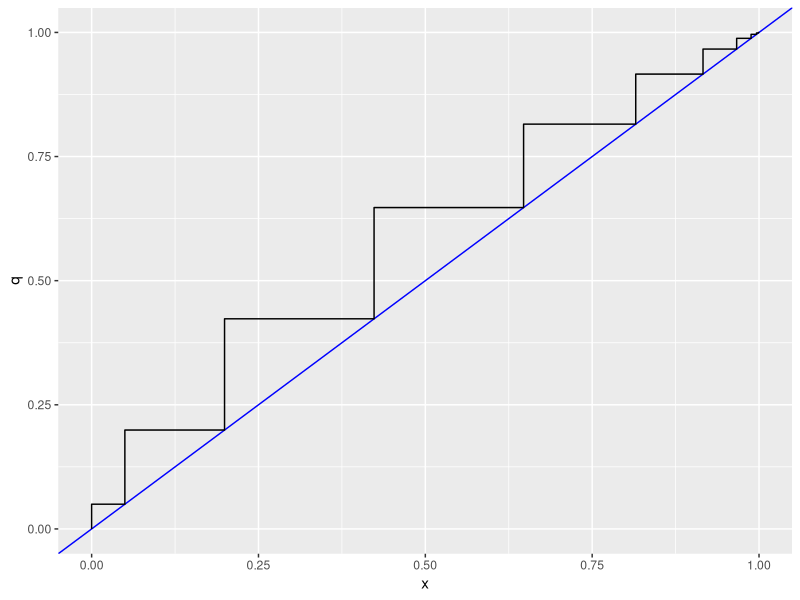
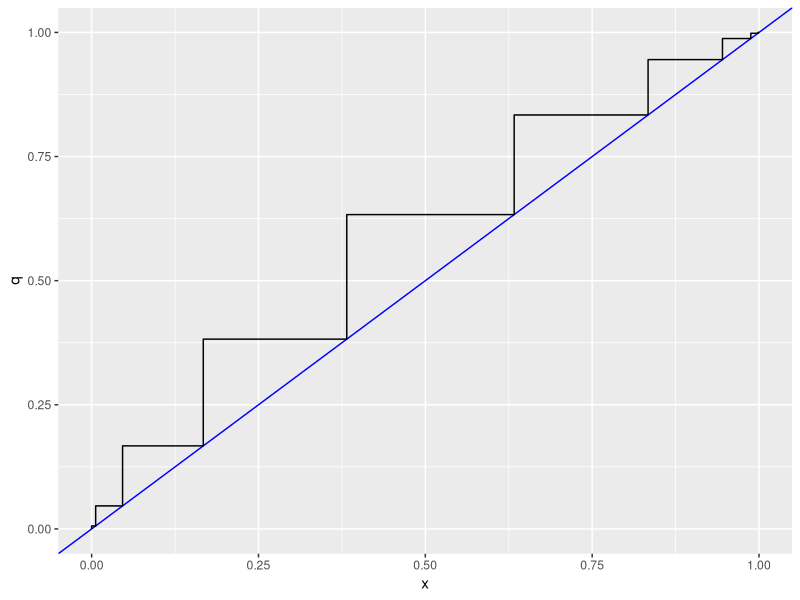
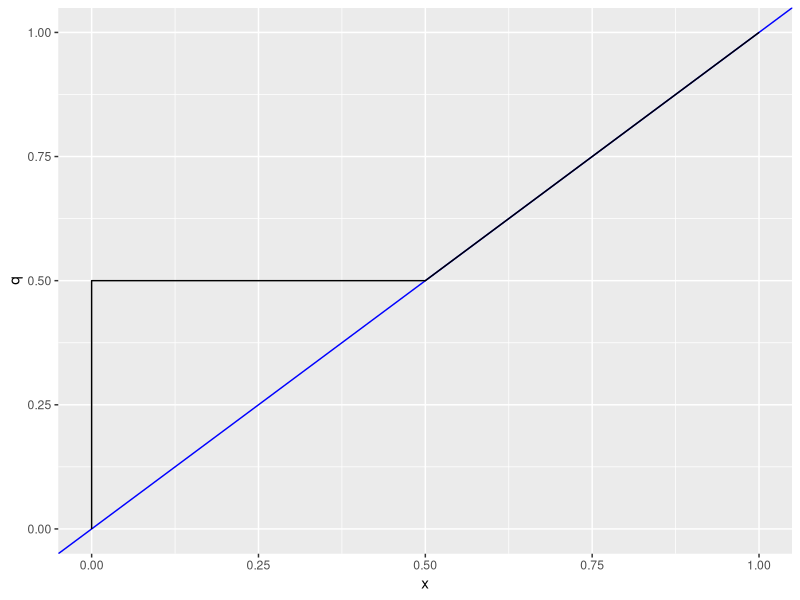
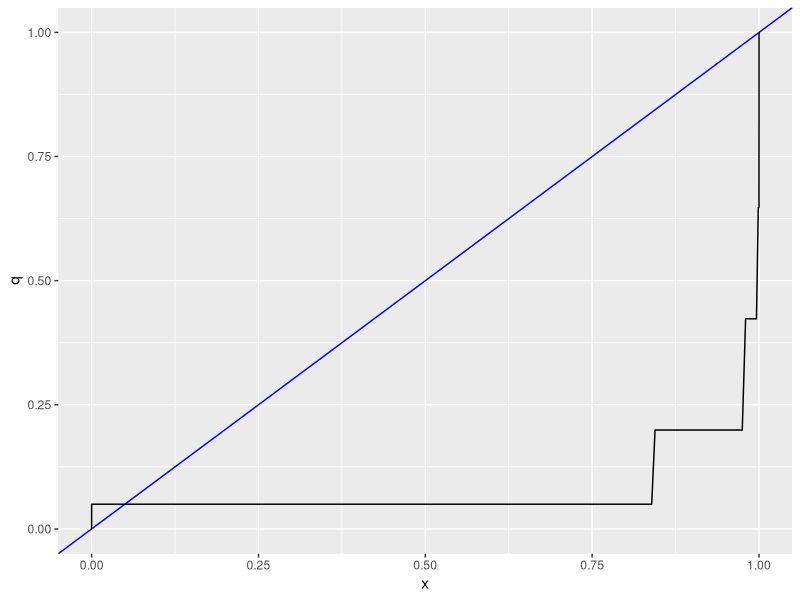
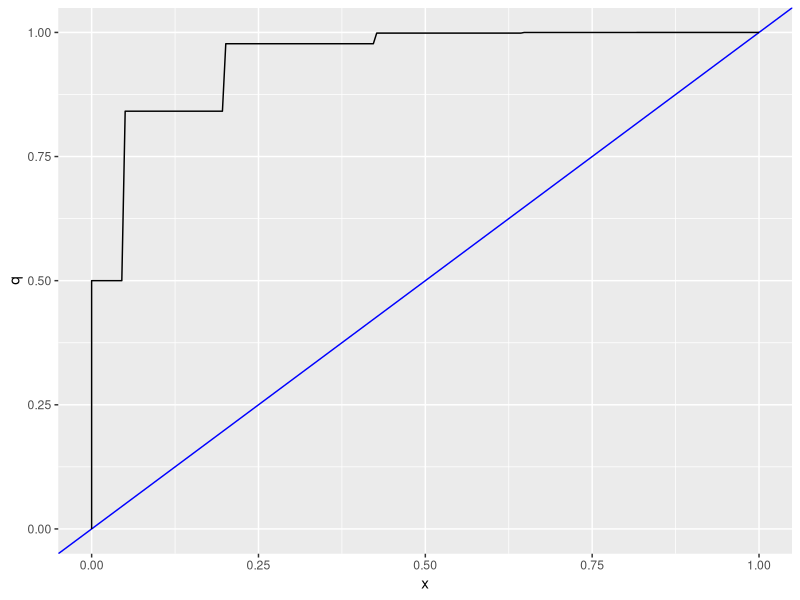
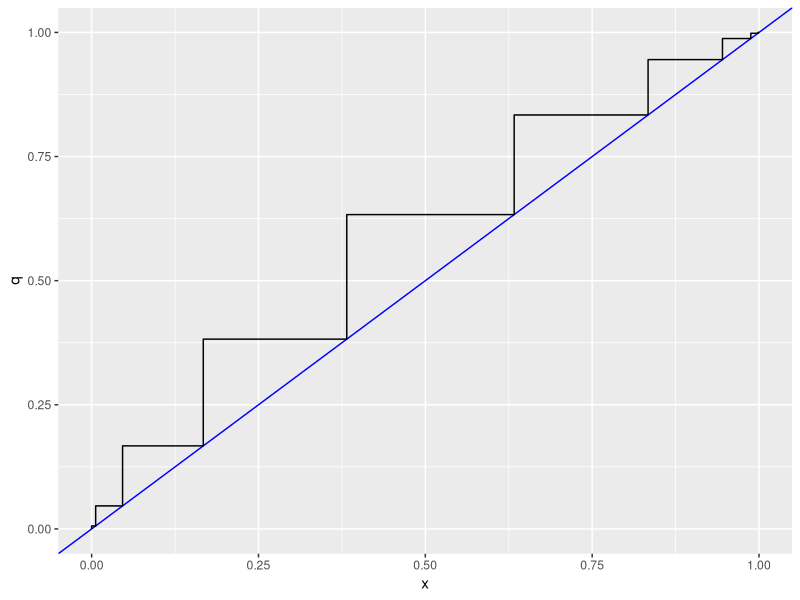
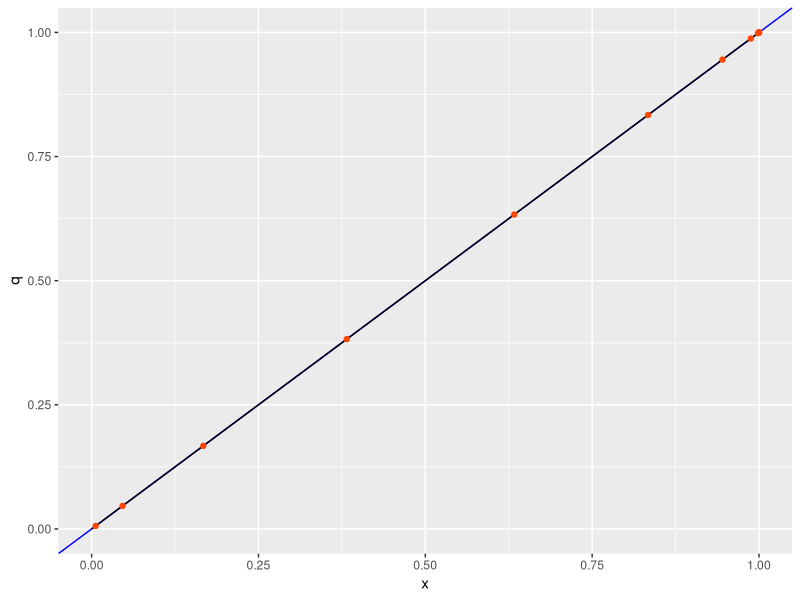
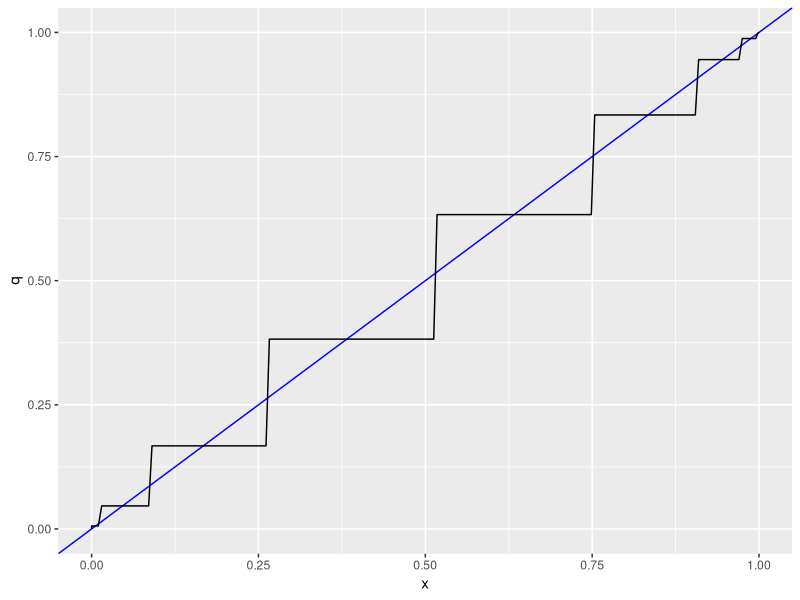

Recreate these plots in R, in order.
## ---- chunk 1
library(tidyverse)
## ---- chunk 2
plot_q <- function(pfunc, qfunc, ensure_vals, ..., p_args = list(), q_args = list()) {
  pfunc_wrap <- function(x) {
    do.call(pfunc, c(list(x), list(...), p_args))
  }
  qfunc_wrap <- function(p) {
    do.call(qfunc, c(list(p), list(...), q_args))
  }
  
  x_base <- pfunc_wrap(ensure_vals)
  df <- data.frame(x = c(seq(0,1, length.out = 200), x_base - 1e-5, x_base, x_base + 1e-5)) %>%
    filter(x >= 0, x <= 1) %>%
    mutate(q = pfunc_wrap(qfunc_wrap(x))) 
  
  df <- rbind(data.frame(x = 0, q = 0),
              df,
              data.frame(x = 1, q = 1))
  
  df %>%
    ggplot(aes(x,q)) +
      geom_abline(intercept = 0, slope = 1, color = "blue") +
      geom_line()
}

plot_q(ppois, qpois, ensure_vals = 0:15,  lambda = 3)

plot_q(pfunc = pbinom, qfunc = qbinom, ensure_vals = 0:10,  size = 10, prob = 0.4)

## ---- chunk 3
# z ~ rnorm(), y = if_else(z <= 0, 0, z)
prelunormal <- function(q) {
  case_when(q < 0 ~ 0,
            q == 0 ~ 0.5,
            q > 0 ~ pnorm(q))
}

qrelunormal <- function(x) {
  case_when(x <= 0.5 ~ 0,
            x > 0.5 ~ qnorm(x))
}

plot_q(pfunc = prelunormal, qfunc = qrelunormal, ensure_vals = 0:10)
## ---- chunk 4
plot_q(pfunc = ppois, qfunc = qrelunormal, ensure_vals = 0:30, p_args = list(lambda = 3))
plot_q(pfunc =prelunormal, qfunc = qpois, ensure_vals = -5:5, q_args = list(lambda = 3))
## ---- chunk 5
plot_q_D <- function(test_dist, true_dist, ensure_vals, ..., test_args = list(), true_args = list()) {
  dist_test_q <- function(x) { 
    qfunc <- get(paste0("q", test_dist))
    do.call(qfunc, c(list(x), list(...), test_args))
  }
  dist_true_q <- function(x) { 
    qfunc <- get(paste0("q", true_dist))
    do.call(qfunc, c(list(x), list(...), true_args))
  }
  
  dist_test_d <- function(x) { 
    dfunc <- get(paste0("d", test_dist))
    do.call(dfunc, c(list(x), list(...), test_args))
  }
  dist_true_d <- function(x) { 
    dfunc <- get(paste0("d", true_dist))
    do.call(dfunc, c(list(x), list(...), true_args))
  }
  
  dist_test_p <- function(x) { 
    pfunc <- get(paste0("p", test_dist))
    do.call(pfunc, c(list(x), list(...), test_args))
  }
  dist_true_p <- function(x) { 
    pfunc <- get(paste0("p", true_dist))
    do.call(pfunc, c(list(x), list(...), true_args))
  }
    
    
  x_base <- unique(dist_test_p(ensure_vals), dist_true_p(ensure_vals))
  df <- data.frame(x = c(seq(0,1, length.out = 200), x_base - 1e-5, x_base, x_base + 1e-5)) %>%
    filter(x >= 0, x <= 1) %>%
    mutate(s = dist_test_q(x),
           #q = dist_true_p(s) - dist_true_d(s) + if_else(dist_test_d(s) > 0, (dist_true_d(s)/dist_test_d(s)) * (x - dist_test_p(s)) , 0) ) %>%
           q = dist_true_p(s) + if_else(dist_test_d(s) > 0, (dist_true_d(s)/dist_test_d(s)) * (x - dist_test_p(s)) , 0) ) %>%
    select(-s)
  
  df <- rbind(data.frame(x = 0, q = 0),
              df,
              data.frame(x = 1, q = 1))
  
  df_points <- df %>% filter(x %in% x_base)
  
  df %>%
    ggplot(aes(x,q)) +
      geom_abline(intercept = 0, slope = 1, color = "blue") +
      geom_line() +
      geom_point(data = df_points, color = "orangered")
}
## ---- chunk 6
plot_q(pbinom, qbinom, ensure_vals = 0:10, size = 10, prob = 0.4)
plot_q_D("binom", "binom", ensure_vals = 0:10, size = 10, prob = 0.4)

## ---- chunk 7
plot_q(pbinom, qbinom, ensure_vals = 0:10, size = 10, p_args = list(prob = 0.4), q_args = list(prob = 0.35))
plot_q_D("binom", "binom", ensure_vals = 0:10, size = 10, test_args = list(prob = 0.3), true_args = list(prob = 0.4))
## ---- chunk 8
plot_q_D("binom", "pois", ensure_vals = 0:10, test_args = list(size = 10, prob = 0.4), true_args = list(lambda = 4))
